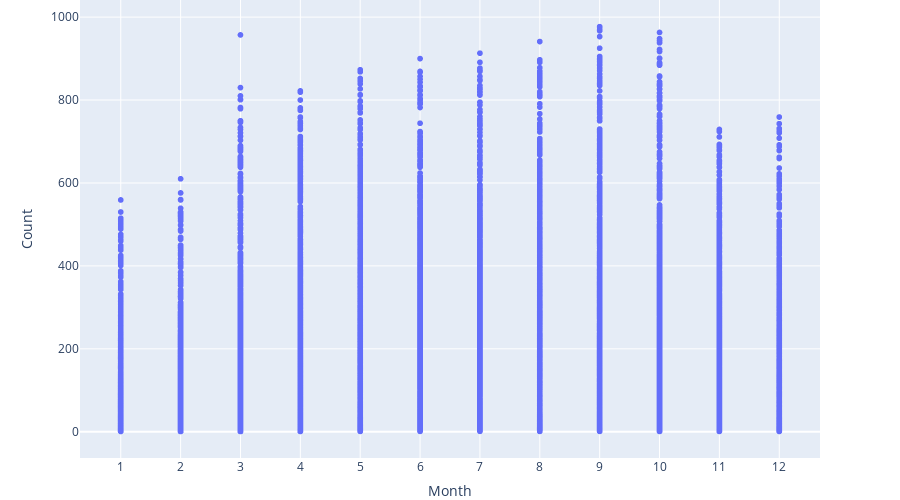

The notebook cell saved with this chart:
### Code cell
fig = px.scatter(df, x="mnth", y="cnt",
                 labels={
                     "mnth": "Month",
                     "cnt": "Count",
                 },)
fig.update_layout(xaxis={"dtick":1},margin={"t":0,"b":0},height=500)
fig.show()

### Figure 1 — Plotly figure (JSON) as saved in the notebook; plotly's stock layout.template omitted (floating-point values rounded to 4 significant figures; data arrays with more than 128 entries replaced by an {"elided": "..."} marker saying what was removed)
{"data": [{"hovertemplate": "Month=%{x}<br>Count=%{y}<extra></extra>", "legendgroup": "", "marker": {"color": "#636efa", "symbol": "circle"}, "mode": "markers", "name": "", "showlegend": false, "type": "scattergl", "x": {"elided": "17379 int values"}, "xaxis": "x", "y": {"elided": "17379 int values"}, "yaxis": "y"}], "layout": {"height": 500, "legend": {"tracegroupgap": 0}, "margin": {"b": 0, "t": 0}, "xaxis": {"anchor": "y", "domain": [0, 1], "dtick": 1, "title": {"text": "Month"}}, "yaxis": {"anchor": "x", "domain": [0, 1], "title": {"text": "Count"}}}}
